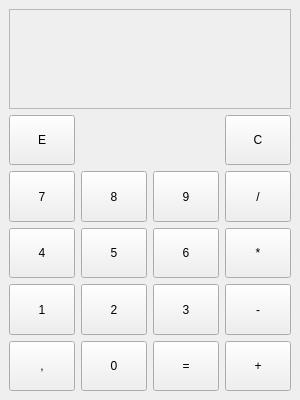
<?xml version="1.0" encoding="UTF-8"?>
<ui version="4.0">
 <class>MainWindow</class>
 <widget class="QMainWindow" name="MainWindow">
  <property name="geometry">
   <rect>
    <x>0</x>
    <y>0</y>
    <width>300</width>
    <height>400</height>
   </rect>
  </property>
  <property name="sizePolicy">
   <sizepolicy hsizetype="Fixed" vsizetype="Fixed">
    <horstretch>0</horstretch>
    <verstretch>0</verstretch>
   </sizepolicy>
  </property>
  <property name="minimumSize">
   <size>
    <width>300</width>
    <height>400</height>
   </size>
  </property>
  <property name="maximumSize">
   <size>
    <width>300</width>
    <height>400</height>
   </size>
  </property>
  <property name="windowTitle">
   <string>MainWindow</string>
  </property>
  <widget class="QWidget" name="centralwidget">
   <property name="sizePolicy">
    <sizepolicy hsizetype="Expanding" vsizetype="Expanding">
     <horstretch>0</horstretch>
     <verstretch>0</verstretch>
    </sizepolicy>
   </property>
   <property name="maximumSize">
    <size>
     <width>300</width>
     <height>400</height>
    </size>
   </property>
   <property name="layoutDirection">
    <enum>Qt::LayoutDirection::LeftToRight</enum>
   </property>
   <layout class="QVBoxLayout" name="verticalLayout_3">
    <item>
     <widget class="QLabel" name="Display">
      <property name="minimumSize">
       <size>
        <width>0</width>
        <height>100</height>
       </size>
      </property>
      <property name="maximumSize">
       <size>
        <width>16777215</width>
        <height>100</height>
       </size>
      </property>
      <property name="layoutDirection">
       <enum>Qt::LayoutDirection::LeftToRight</enum>
      </property>
      <property name="frameShape">
       <enum>QFrame::Shape::StyledPanel</enum>
      </property>
      <property name="frameShadow">
       <enum>QFrame::Shadow::Sunken</enum>
      </property>
      <property name="text">
       <string/>
      </property>
     </widget>
    </item>
    <item>
     <layout class="QGridLayout" name="gridLayout_3">
      <item row="3" column="0">
       <widget class="QPushButton" name="FourButton">
        <property name="sizePolicy">
         <sizepolicy hsizetype="Expanding" vsizetype="Expanding">
          <horstretch>0</horstretch>
          <verstretch>0</verstretch>
         </sizepolicy>
        </property>
        <property name="text">
         <string>4</string>
        </property>
       </widget>
      </item>
      <item row="5" column="3">
       <widget class="QPushButton" name="SumButton">
        <property name="sizePolicy">
         <sizepolicy hsizetype="Expanding" vsizetype="Expanding">
          <horstretch>0</horstretch>
          <verstretch>0</verstretch>
         </sizepolicy>
        </property>
        <property name="text">
         <string>+</string>
        </property>
       </widget>
      </item>
      <item row="4" column="2">
       <widget class="QPushButton" name="ThreeButton">
        <property name="sizePolicy">
         <sizepolicy hsizetype="Expanding" vsizetype="Expanding">
          <horstretch>0</horstretch>
          <verstretch>0</verstretch>
         </sizepolicy>
        </property>
        <property name="text">
         <string>3</string>
        </property>
       </widget>
      </item>
      <item row="0" column="0">
       <widget class="QPushButton" name="EraseButton">
        <property name="sizePolicy">
         <sizepolicy hsizetype="Expanding" vsizetype="Expanding">
          <horstretch>0</horstretch>
          <verstretch>0</verstretch>
         </sizepolicy>
        </property>
        <property name="text">
         <string>E</string>
        </property>
       </widget>
      </item>
      <item row="3" column="2">
       <widget class="QPushButton" name="SixButton">
        <property name="sizePolicy">
         <sizepolicy hsizetype="Expanding" vsizetype="Expanding">
          <horstretch>0</horstretch>
          <verstretch>0</verstretch>
         </sizepolicy>
        </property>
        <property name="text">
         <string>6</string>
        </property>
       </widget>
      </item>
      <item row="4" column="3">
       <widget class="QPushButton" name="SubButton">
        <property name="sizePolicy">
         <sizepolicy hsizetype="Expanding" vsizetype="Expanding">
          <horstretch>0</horstretch>
          <verstretch>0</verstretch>
         </sizepolicy>
        </property>
        <property name="text">
         <string>-</string>
        </property>
       </widget>
      </item>
      <item row="2" column="0">
       <widget class="QPushButton" name="SevenButton">
        <property name="sizePolicy">
         <sizepolicy hsizetype="Expanding" vsizetype="Expanding">
          <horstretch>0</horstretch>
          <verstretch>0</verstretch>
         </sizepolicy>
        </property>
        <property name="text">
         <string>7</string>
        </property>
       </widget>
      </item>
      <item row="5" column="1">
       <widget class="QPushButton" name="ZeroButton">
        <property name="sizePolicy">
         <sizepolicy hsizetype="Expanding" vsizetype="Expanding">
          <horstretch>0</horstretch>
          <verstretch>0</verstretch>
         </sizepolicy>
        </property>
        <property name="text">
         <string>0</string>
        </property>
       </widget>
      </item>
      <item row="2" column="2">
       <widget class="QPushButton" name="NineButton">
        <property name="sizePolicy">
         <sizepolicy hsizetype="Expanding" vsizetype="Expanding">
          <horstretch>0</horstretch>
          <verstretch>0</verstretch>
         </sizepolicy>
        </property>
        <property name="text">
         <string>9</string>
        </property>
       </widget>
      </item>
      <item row="4" column="0">
       <widget class="QPushButton" name="OneButton">
        <property name="sizePolicy">
         <sizepolicy hsizetype="Expanding" vsizetype="Expanding">
          <horstretch>0</horstretch>
          <verstretch>0</verstretch>
         </sizepolicy>
        </property>
        <property name="text">
         <string>1</string>
        </property>
       </widget>
      </item>
      <item row="2" column="1">
       <widget class="QPushButton" name="EightButton">
        <property name="sizePolicy">
         <sizepolicy hsizetype="Expanding" vsizetype="Expanding">
          <horstretch>0</horstretch>
          <verstretch>0</verstretch>
         </sizepolicy>
        </property>
        <property name="text">
         <string>8</string>
        </property>
       </widget>
      </item>
      <item row="3" column="3">
       <widget class="QPushButton" name="MulButton">
        <property name="sizePolicy">
         <sizepolicy hsizetype="Expanding" vsizetype="Expanding">
          <horstretch>0</horstretch>
          <verstretch>0</verstretch>
         </sizepolicy>
        </property>
        <property name="text">
         <string>*</string>
        </property>
       </widget>
      </item>
      <item row="4" column="1">
       <widget class="QPushButton" name="TwoButton">
        <property name="sizePolicy">
         <sizepolicy hsizetype="Expanding" vsizetype="Expanding">
          <horstretch>0</horstretch>
          <verstretch>0</verstretch>
         </sizepolicy>
        </property>
        <property name="text">
         <string>2</string>
        </property>
       </widget>
      </item>
      <item row="2" column="3">
       <widget class="QPushButton" name="DivButton">
        <property name="sizePolicy">
         <sizepolicy hsizetype="Expanding" vsizetype="Expanding">
          <horstretch>0</horstretch>
          <verstretch>0</verstretch>
         </sizepolicy>
        </property>
        <property name="text">
         <string>/</string>
        </property>
       </widget>
      </item>
      <item row="3" column="1">
       <widget class="QPushButton" name="FiveButton">
        <property name="sizePolicy">
         <sizepolicy hsizetype="Expanding" vsizetype="Expanding">
          <horstretch>0</horstretch>
          <verstretch>0</verstretch>
         </sizepolicy>
        </property>
        <property name="text">
         <string>5</string>
        </property>
       </widget>
      </item>
      <item row="0" column="3">
       <widget class="QPushButton" name="ClearButton">
        <property name="sizePolicy">
         <sizepolicy hsizetype="Expanding" vsizetype="Expanding">
          <horstretch>0</horstretch>
          <verstretch>0</verstretch>
         </sizepolicy>
        </property>
        <property name="text">
         <string>C</string>
        </property>
       </widget>
      </item>
      <item row="5" column="0">
       <widget class="QPushButton" name="ComButton">
        <property name="sizePolicy">
         <sizepolicy hsizetype="Expanding" vsizetype="Expanding">
          <horstretch>0</horstretch>
          <verstretch>0</verstretch>
         </sizepolicy>
        </property>
        <property name="text">
         <string>,</string>
        </property>
       </widget>
      </item>
      <item row="5" column="2">
       <widget class="QPushButton" name="EquButton">
        <property name="sizePolicy">
         <sizepolicy hsizetype="Expanding" vsizetype="Expanding">
          <horstretch>0</horstretch>
          <verstretch>0</verstretch>
         </sizepolicy>
        </property>
        <property name="text">
         <string>=</string>
        </property>
       </widget>
      </item>
     </layout>
    </item>
   </layout>
  </widget>
 </widget>
 <resources/>
 <connections/>
</ui>
